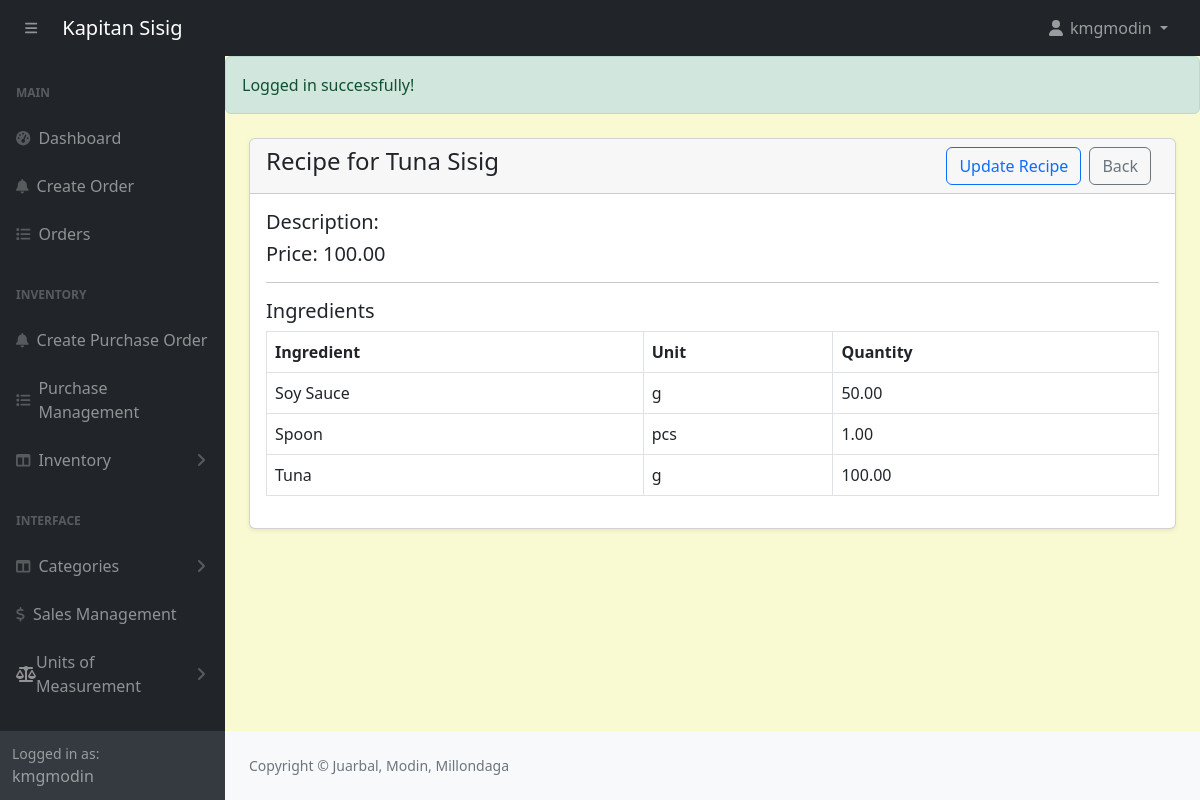
/admin/recipe-view.php?id=6 (signed in), run on the app's committed database.
### tables this page shows
CREATE TABLE `products` (
  `id` int(11) NOT NULL,
  `category_id` int(11) NOT NULL,
  `productname` varchar(191) NOT NULL,
  `description` varchar(191) NOT NULL,
  `price` decimal(10,2) NOT NULL,
  `image` varchar(255) NOT NULL,
  `created_at` date NOT NULL DEFAULT current_timestamp(),
  `quantity` int(11) NOT NULL
);

CREATE TABLE `recipe_ingredients` (
  `id` int(11) NOT NULL,
  `recipe_id` int(11) NOT NULL,
  `ingredient_id` int(11) NOT NULL,
  `quantity` decimal(10,2) NOT NULL,
  `unit_id` int(11) NOT NULL
);

CREATE TABLE `ingredients` (
  `id` int(11) NOT NULL,
  `name` varchar(191) NOT NULL,
  `unit_id` int(11) NOT NULL,
  `category` varchar(191) NOT NULL,
  `quantity` decimal(10,2) NOT NULL,
  `reorder_point` decimal(10,2) NOT NULL
);

CREATE TABLE `units_of_measure` (
  `id` int(11) NOT NULL,
  `category_id` int(11) DEFAULT NULL,
  `uom_name` varchar(255) DEFAULT NULL,
  `type` enum('reference','bigger','smaller') DEFAULT NULL,
  `ratio` decimal(10,5) DEFAULT NULL,
  `active` tinyint(1) DEFAULT 1,
  `rounding_precision` decimal(10,5) DEFAULT NULL
);

### admin/recipe-view.php (the view, shortened to what this page needs)
<?php
include('includes/header.php');
if (isset($_SESSION['message'])): ?>
    <div class="alert alert-success">
        <?= htmlspecialchars($_SESSION['message']); ?>
    </div>
<?php endif; ?>
<?php
if (isset($_GET['id'])) {
    $productId = $_GET['id'];
    $productQuery = "SELECT * FROM products WHERE id = '$productId' LIMIT 1";
    $productResult = mysqli_query($conn, $productQuery);
    $product = mysqli_fetch_assoc($productResult);
    $recipeQuery = "SELECT r.id AS recipe_id
                    FROM recipes r
                    WHERE r.product_id = '$productId'
                    LIMIT 1";
    $recipeResult = mysqli_query($conn, $recipeQuery);
    if ($recipeResult && mysqli_num_rows($recipeResult) > 0) {
        $recipe = mysqli_fetch_assoc($recipeResult);
        $recipeId = $recipe['recipe_id'];
        $ingredientQuery = "
            SELECT i.name AS ingredient_name, ri.quantity, u.uom_name AS unit_name, i.category
            FROM recipe_ingredients ri
            JOIN ingredients i ON ri.ingredient_id = i.id
            JOIN units_of_measure u ON ri.unit_id = u.id
            WHERE ri.recipe_id = '$recipeId'
            ORDER BY i.category, i.name
            ";
        $ingredientResult = mysqli_query($conn, $ingredientQuery);
    } else {
        $ingredientResult = null;
    }
}
?>
<div class="container-fluid px-4 pb-4">
    <div class="card mt-4 shadow-sm">
        <div class="card-header">
            <h4 class="mb-0">Recipe for <?= htmlspecialchars($product['productname']); ?>
                <a href="products.php" class="btn btn-outline-secondary float-end me-2">Back</a>
                <?php if (isset($recipeId)): ?>
                    <a href="recipe-edit.php?id=<?= urlencode($recipeId); ?>" class="btn btn-outline-primary float-end me-2">Update Recipe</a>
                <?php endif; ?>
            </h4>
        </div>
        <div class="card-body">
            <h5>Description: <?= htmlspecialchars($product['description']); ?></h5>
            <h5>Price: <?= htmlspecialchars($product['price']); ?></h5>
            <hr />
            <h5>Ingredients</h5>
            <table class="table table-bordered">
                <thead>
                    <tr>
                        <th>Ingredient</th>
                        <th>Unit</th>
                        <th>Quantity</th>
                    </tr>
                </thead>
                <tbody>
                    <?php if (isset($ingredientResult) && mysqli_num_rows($ingredientResult) > 0): ?>
                        <?php while ($row = mysqli_fetch_assoc($ingredientResult)): ?>
                            <tr>
                                <td><?= htmlspecialchars($row['ingredient_name']); ?></td>
                                <td><?= htmlspecialchars($row['unit_name']); ?></td>
                                <td><?= htmlspecialchars($row['quantity']); ?></td>
                            </tr>
                        <?php endwhile; ?>
                    <?php else: ?>
                        <tr>
                            <td colspan="3">No ingredients found for this product. <?= isset($recipeId) ? "A recipe exists, but no ingredients have been added." : "No recipe exists for this product."; ?></td>
                        </tr>
                    <?php endif; ?>
                </tbody>
            </table>
        </div>
    </div>
</div>
<?php include('includes/footer.php'); ?>

### admin/assets/css/custom.css (style rules this page uses)
body { margin: 0; font-family: system-ui, -apple-system, "Segoe UI", Roboto, "Helvetica Neue", "Noto Sans", "Liberation Sans", Arial, sans-serif; font-size: 1rem; font-weight: 400; line-height: 1.5; color: #212529; text-align: left; background-color: #FAFAD2; -webkit-text-size-adjust: 100%; -webkit-tap-highlight-color: rgba(0, 0, 0, 0); }

### data on the page
products: productname "Tuna Sisig", price "100.00"
recipe_ingredients: ingredient.name "Soy Sauce", units_of_measure.uom_name "g", quantity "50.00"
recipe_ingredients: ingredient.name "Spoon", units_of_measure.uom_name "pcs", quantity "1.00"
recipe_ingredients: ingredient.name "Tuna", units_of_measure.uom_name "g", quantity "100.00"

### other printed values
$_SESSION['loggedInUser']['username'] "kmgmodin"
$_SESSION['message'] "Logged in successfully!"
